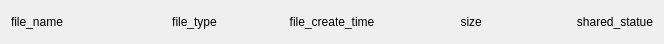
<?xml version="1.0" encoding="UTF-8"?>
<ui version="4.0">
 <class>item_of_share</class>
 <widget class="QWidget" name="item_of_share">
  <property name="geometry">
   <rect>
    <x>0</x>
    <y>0</y>
    <width>664</width>
    <height>44</height>
   </rect>
  </property>
  <property name="windowTitle">
   <string>Form</string>
  </property>
  <layout class="QGridLayout" name="gridLayout">
   <item row="0" column="0">
    <layout class="QHBoxLayout" name="horizontalLayout">
     <item>
      <widget class="QLabel" name="label_file_name">
       <property name="maximumSize">
        <size>
         <width>16777215</width>
         <height>16777215</height>
        </size>
       </property>
       <property name="text">
        <string>file_name</string>
       </property>
       <property name="alignment">
        <set>Qt::AlignLeading|Qt::AlignLeft|Qt::AlignVCenter</set>
       </property>
       <property name="wordWrap">
        <bool>true</bool>
       </property>
      </widget>
     </item>
     <item>
      <spacer name="horizontalSpacer">
       <property name="orientation">
        <enum>Qt::Horizontal</enum>
       </property>
       <property name="sizeType">
        <enum>QSizePolicy::Fixed</enum>
       </property>
       <property name="sizeHint" stdset="0">
        <size>
         <width>40</width>
         <height>20</height>
        </size>
       </property>
      </spacer>
     </item>
     <item>
      <widget class="QLabel" name="label_file_type">
       <property name="maximumSize">
        <size>
         <width>16777215</width>
         <height>16777215</height>
        </size>
       </property>
       <property name="text">
        <string>file_type</string>
       </property>
       <property name="alignment">
        <set>Qt::AlignCenter</set>
       </property>
       <property name="wordWrap">
        <bool>true</bool>
       </property>
      </widget>
     </item>
     <item>
      <spacer name="horizontalSpacer_2">
       <property name="orientation">
        <enum>Qt::Horizontal</enum>
       </property>
       <property name="sizeType">
        <enum>QSizePolicy::Fixed</enum>
       </property>
       <property name="sizeHint" stdset="0">
        <size>
         <width>40</width>
         <height>20</height>
        </size>
       </property>
      </spacer>
     </item>
     <item>
      <widget class="QLabel" name="label_file_create_time">
       <property name="maximumSize">
        <size>
         <width>16777215</width>
         <height>16777215</height>
        </size>
       </property>
       <property name="text">
        <string>file_create_time</string>
       </property>
       <property name="alignment">
        <set>Qt::AlignCenter</set>
       </property>
      </widget>
     </item>
     <item>
      <spacer name="horizontalSpacer_3">
       <property name="orientation">
        <enum>Qt::Horizontal</enum>
       </property>
       <property name="sizeType">
        <enum>QSizePolicy::Fixed</enum>
       </property>
       <property name="sizeHint" stdset="0">
        <size>
         <width>40</width>
         <height>20</height>
        </size>
       </property>
      </spacer>
     </item>
     <item>
      <widget class="QLabel" name="label_size">
       <property name="maximumSize">
        <size>
         <width>16777215</width>
         <height>16777215</height>
        </size>
       </property>
       <property name="text">
        <string> size</string>
       </property>
       <property name="alignment">
        <set>Qt::AlignCenter</set>
       </property>
      </widget>
     </item>
     <item>
      <spacer name="horizontalSpacer_4">
       <property name="orientation">
        <enum>Qt::Horizontal</enum>
       </property>
       <property name="sizeType">
        <enum>QSizePolicy::Fixed</enum>
       </property>
       <property name="sizeHint" stdset="0">
        <size>
         <width>40</width>
         <height>20</height>
        </size>
       </property>
      </spacer>
     </item>
     <item>
      <widget class="QLabel" name="label_shared_user">
       <property name="maximumSize">
        <size>
         <width>16777215</width>
         <height>16777215</height>
        </size>
       </property>
       <property name="text">
        <string>shared_statue</string>
       </property>
       <property name="alignment">
        <set>Qt::AlignRight|Qt::AlignTrailing|Qt::AlignVCenter</set>
       </property>
       <property name="wordWrap">
        <bool>true</bool>
       </property>
      </widget>
     </item>
    </layout>
   </item>
  </layout>
 </widget>
 <resources/>
 <connections/>
</ui>
